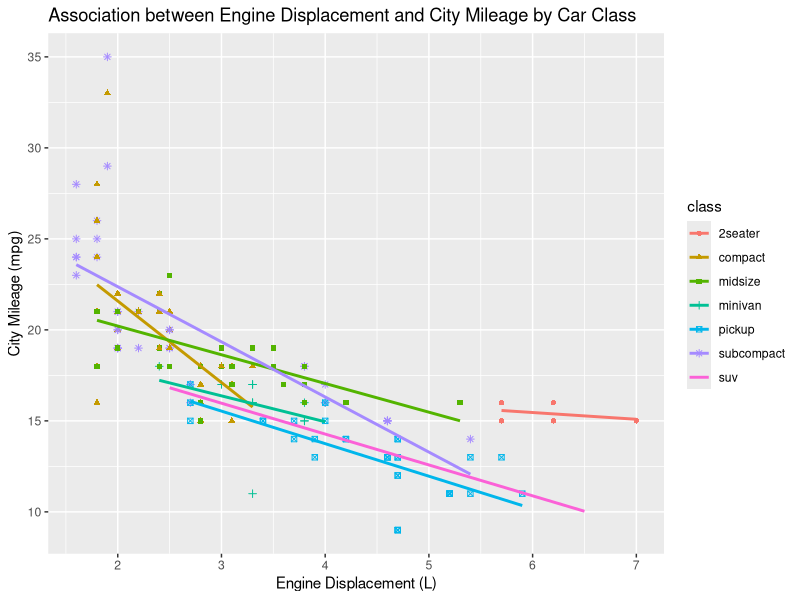

The R source for this figure:
library(tidyverse) > ggplot2::mpg
library(ggplot2)
library(dplyr)

cars <- ggplot2::mpg

ggplot(data = cars, aes(x = displ, y = cty, color = class, shape = class)) +
  geom_point() +
  geom_smooth(method = "lm", se = FALSE) +
  labs(
    x = "Engine Displacement (L)",
    y = "City Mileage (mpg)",
    title = "Association between Engine Displacement and City Mileage by Car Class"
  )